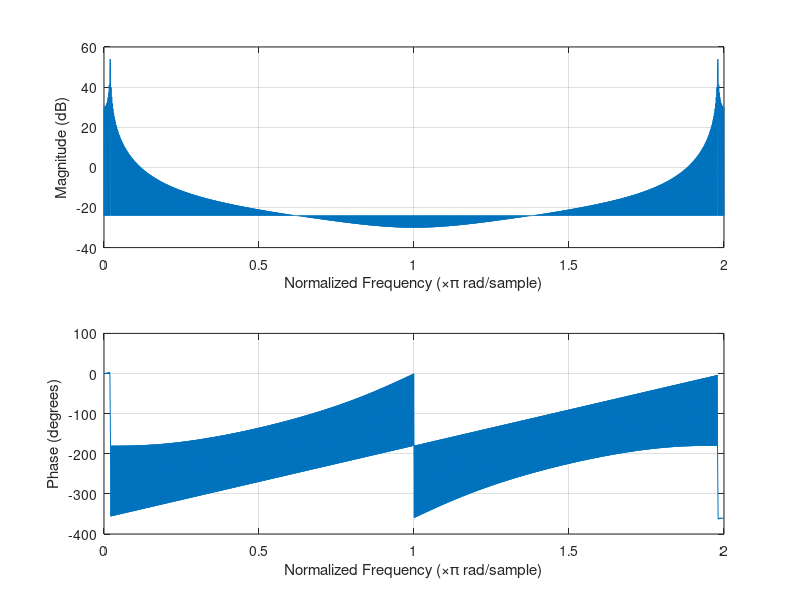
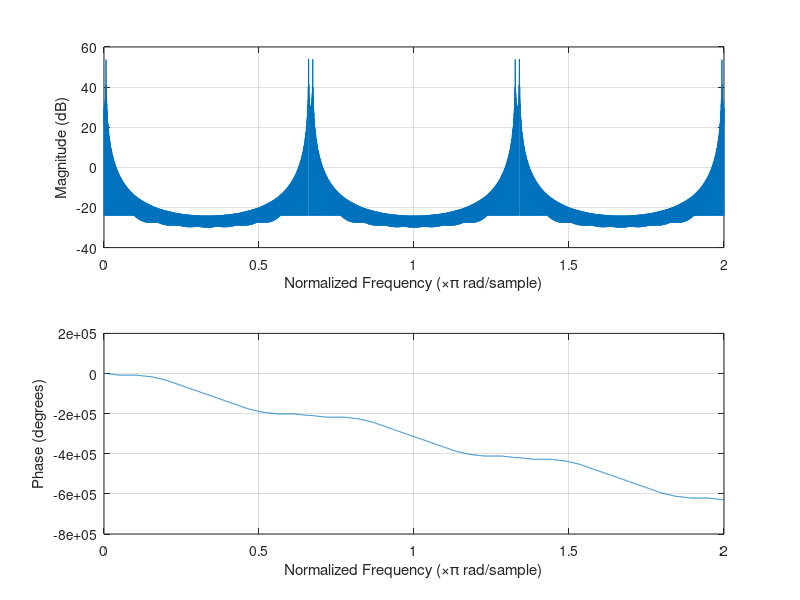
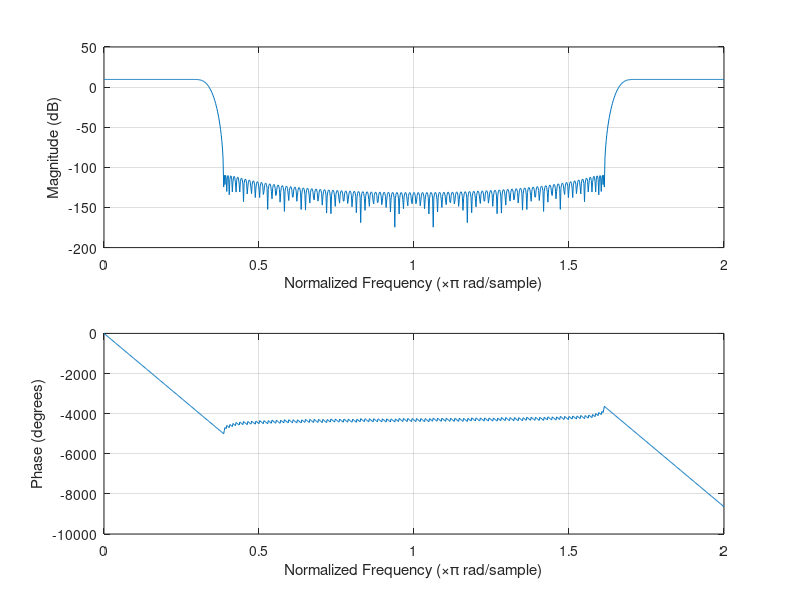
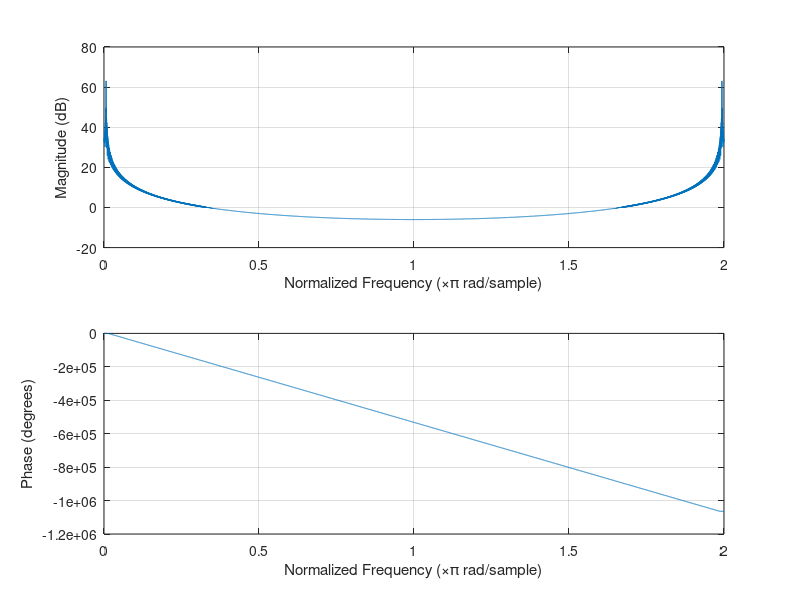

These figures' MATLAB source, in order:
% cps_10_resample_up.m - nad-probkowanie (interpolacja) sygnalu
clear all; close all;

% Wejscie - parametry i sygnal wejsciowy x
K=3; M=72; N=2*M+1; Nx=1000;               % K - rzad nad-probkowania
x = sin(2*pi*(0:Nx-1)/100);                % sygnal do nad-probkowania
% [x,fs]=audioread('mowa.wav'); x=x(:,1)'; Nx = length(x);  % do dalszych testow
R=rem(Nx,K); x = x(1:end-R); Nx = Nx-R;    % korekta dlugosci dla filtracji polifazowej

% Wolne nad-probkowanie (interpolacja)
% splot wag filtra z sygnalem uzupelnionym zerami 
xz = zeros(1,K*Nx);                        % # wstawienie zer pomiedzy
xz(1:K:end) = x;                           % # probki sygnalu
h = K*fir1(N-1, 1/K, kaiser(N,12));        % projekt filtra interpolujacego                
yi = filter(h,1,xz);                       % filtracja wygladzajaca (usuwajaca zera)

figure; freqz(x,1,1000,'whole');           % spektrum DFT signalu x(n)
figure; freqz(xz,1,1000,'whole');          % spektrum DFT signalu xz(n)
figure; freqz(h,1,1000,'whole');           % spektrum DFT filtra h(n) 
figure; freqz(yi,1,1000,'whole');          % spektrum DFT signal yi(n)

n = M+1:K:K*Nx-M; ni = N:K*Nx-(K-1);
figure; plot(n,x(M/K+1:Nx-M/K),'ro-',ni-M,yi(ni),'bx'); title('x(n) and yi(n)');
err1 = max(abs(x(M/K+1:Nx-M/K)-yi(ni(1:K:end)))), pause

% Szybkie nad-probkowanie (interpolacja)
% K splotow sygnalu oryginalnego z K skladowymi polifazowymi wag filtra (co K-ta waga zaczynajac od 1,2,...,K-1)
% sygnal nie jest uzupelniony zerami 
for k=1:K
    yipp(k:K:K*Nx) = filter( h(k:K:end), 1, x);
end
err2 = max(abs(yi-yipp)), pause
